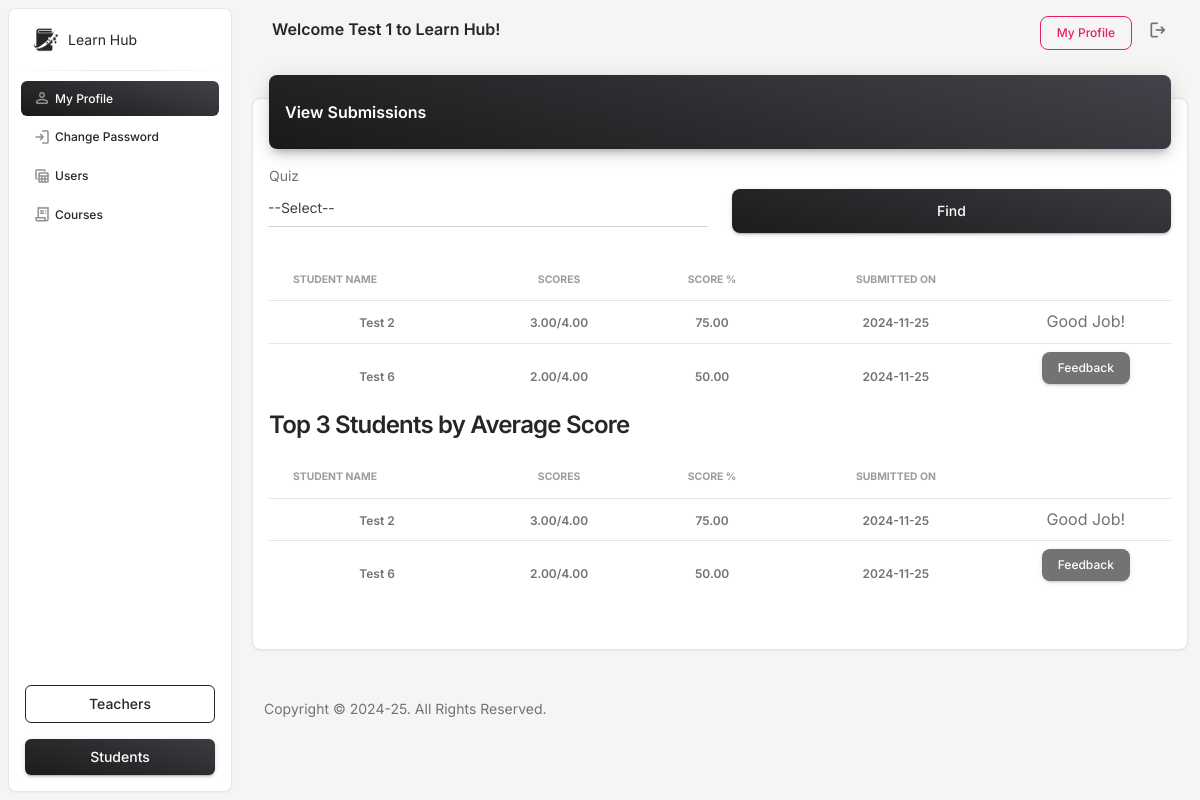
/view_result.php?squiz=4 (signed in), run on the app's committed database.
### tables this page shows
CREATE TABLE `results` (
  `Result_ID` int(11) NOT NULL,
  `User_ID` int(11) DEFAULT NULL,
  `Submission_ID` int(11) DEFAULT NULL,
  `Score_Percentage` decimal(5,2) DEFAULT NULL,
  `Date` date DEFAULT NULL
);

CREATE TABLE `users` (
  `User_ID` int(11) NOT NULL,
  `Name` varchar(100) NOT NULL,
  `Email` varchar(100) NOT NULL,
  `Password` varchar(100) NOT NULL,
  `Role` enum('student','teacher','admin') NOT NULL,
  `PhoneNo` varchar(15) DEFAULT NULL,
  `Address` varchar(100) DEFAULT NULL,
  `Picture` varchar(100) DEFAULT NULL,
  `Major` varchar(100) DEFAULT NULL,
  `Status` enum('Active','Inactive') DEFAULT 'Active'
);

CREATE TABLE `submissions` (
  `Submission_ID` int(11) NOT NULL,
  `User_ID` int(11) DEFAULT NULL,
  `Quiz_ID` int(11) DEFAULT NULL,
  `SubmissionDate` date DEFAULT NULL,
  `ScoreCounter` decimal(5,2) DEFAULT NULL,
  `TotalCounter` decimal(19,2) NOT NULL
);

CREATE TABLE `submissiondetails` (
  `Detail_ID` int(11) NOT NULL,
  `Comment` text DEFAULT NULL,
  `Submission_ID` int(11) DEFAULT NULL
);

### view_result.php (the view, shortened to what this page needs)
<?php
include("includes/config.php");
?>
<!DOCTYPE html>
<html lang="en">
<head>
<link href="assets/css/nucleo-icons.css" rel="stylesheet" />
<link href="assets/css/nucleo-svg.css" rel="stylesheet" />
<link id="pagestyle" href="assets/css/material-dashboard.css?v=3.2.0" rel="stylesheet" />
</head>
<body class="g-sidenav-show  bg-gray-100">
<?php
include('includes/sidebar.php');
?>
<main class="main-content position-relative max-height-vh-100 h-100 border-radius-lg ">
  <?php
include('includes/header.php');
?>
  <div class="container-fluid py-2">
    <div class="row">
      <div class="col-12">
        <div class="card my-4">
          <div class="card-header p-0 position-relative mt-n4 mx-3 z-index-2">
            <div class="bg-gradient-dark shadow-dark border-radius-lg pt-4 pb-3">
              <div class="row">
                <div class="col-6">
                  <h6 class="text-white text-capitalize ps-3">View Submissions</h6>
                </div>
                <div class="col-6"> </div>
              </div>
            </div>
          </div>
          <div class="card card-plain px-0 pb-2">
            <div class="card-body">
              <form role="form" action="view_result.php" method="get">
                <div class="row">
                  <div class=" col-md-6">
                    <div class="input-group input-group-static mb-3">
                      <label for="exampleFormControlSelect1" class="ms-0">Quiz</label>
                      <select class="form-control" name="squiz">
                        <option value="">--Select--</option>
                      </select>
                    </div>
                  </div>
                  <div class=" col-md-6">
                    <div class="text-center">
                      <button type="submit" value="submit" class="btn btn-lg bg-gradient-dark btn-lg w-100 mt-4 mb-0">Find</button>
                    </div>
                  </div>
                </div>
              </form>
			  <?php
			  if(!empty($_GET['squiz']))
			  {
			  ?>
              <div class="table-responsive p-0 mt-3">
                <table class="table align-items-center mb-0">
                  <thead>
                    <tr>
                      <th class="text-uppercase text-secondary text-xxs font-weight-bolder opacity-7">Student Name</th>
                      <th class="text-center text-uppercase text-secondary text-xxs font-weight-bolder opacity-7">Scores</th>
                      <th class="text-center text-uppercase text-secondary text-xxs font-weight-bolder opacity-7">Score %</th>
                      <th class="text-center text-uppercase text-secondary text-xxs font-weight-bolder opacity-7">Submitted On</th>
                      <th class="text-secondary opacity-7"></th>
                    </tr>
                  </thead>
                  <tbody>
                    <?php
				$query = mysqli_query($d,"SELECT
											Sub.Submission_ID,
											Sub.User_ID AS Student_ID,
											Sub.Quiz_ID,
											Sub.SubmissionDate,
											Sub.ScoreCounter,
											Sub.TotalCounter,
											Res.Result_ID,
											Res.Score_Percentage,
											Res.Date AS ResultDate,
											Usr.name as Student_Name
										FROM
											submissions Sub,
											results Res,
											users Usr
										WHERE
											Sub.Quiz_ID = '".$_GET['squiz']."'
											AND Sub.User_ID = Usr.User_ID
											AND Sub.Submission_ID = Res.Submission_ID
										");
				while($row = mysqli_fetch_array($query))
				{
				?>
                    <tr>
                      <td class="align-middle text-center"><span class="text-secondary text-xs font-weight-bold"><?php echo $row['Student_Name'];?></span> </td>
                      <td class="align-middle text-center"><span class="text-secondary text-xs font-weight-bold"><?php echo $row['ScoreCounter'].'/'.$row['TotalCounter'];?></span> </td>
                      <td class="align-middle text-center"><span class="text-secondary text-xs font-weight-bold"><?php echo $row['Score_Percentage'];?></span> </td>
                      <td class="align-middle text-center"><span class="text-secondary text-xs font-weight-bold"><?php echo $row['SubmissionDate'];?></span> </td>
                      <td class="align-middle text-center">
					  <?php
					  $qrydetails = mysqli_query($d,"select * from submissiondetails where Submission_ID='".$row['Submission_ID']."' ");
					  if(mysqli_num_rows($qrydetails)>0)
					  {
					  $rowdetails = mysqli_fetch_array($qrydetails);
					  echo $rowdetails['Comment'];
					  }
					  else
					  {
					  ?>
					  <a data-sub-id="<?php echo $row['Submission_ID'];?>" href="javascript:;" class="btn btn-sm btn-secondary open-feedback">Feedback</a>
					  <?php
					  }
					  ?>
					  </td>
                    </tr>
                    <?php
				  }
				  ?>
                  </tbody>
                </table>
              </div>
			  <h4>Top 3 Students by Average Score</h4>
			  <div class="table-responsive p-0 mt-3">
                <table class="table align-items-center mb-0">
                  <thead>
                    <tr>
                      <th class="text-uppercase text-secondary text-xxs font-weight-bolder opacity-7">Student Name</th>
                      <th class="text-center text-uppercase text-secondary text-xxs font-weight-bolder opacity-7">Scores</th>
                      <th class="text-center text-uppercase text-secondary text-xxs font-weight-bolder opacity-7">Score %</th>
                      <th class="text-center text-uppercase text-secondary text-xxs font-weight-bolder opacity-7">Submitted On</th>
                      <th class="text-secondary opacity-7"></th>
                    </tr>
                  </thead>
                  <tbody>
                    <?php
				$query = mysqli_query($d,"SELECT
											Sub.Submission_ID,
											Sub.User_ID AS Student_ID,
											Sub.Quiz_ID,
											Sub.SubmissionDate,
											Sub.ScoreCounter,
											Sub.TotalCounter,
											Res.Result_ID,
											Res.Score_Percentage,
											Res.Date AS ResultDate,
											Usr.name as Student_Name
										FROM
											submissions Sub,
											results Res,
											users Usr
										WHERE
											Sub.Quiz_ID = '".$_GET['squiz']."'
											AND Sub.User_ID = Usr.User_ID
											AND Sub.Submission_ID = Res.Submission_ID
										");
				while($row = mysqli_fetch_array($query))
				{
				?>
                    <tr>
                      <td class="align-middle text-center"><span class="text-secondary text-xs font-weight-bold"><?php echo $row['Student_Name'];?></span> </td>
                      <td class="align-middle text-center"><span class="text-secondary text-xs font-weight-bold"><?php echo $row['ScoreCounter'].'/'.$row['TotalCounter'];?></span> </td>
                      <td class="align-middle text-center"><span class="text-secondary text-xs font-weight-bold"><?php echo $row['Score_Percentage'];?></span> </td>
                      <td class="align-middle text-center"><span class="text-secondary text-xs font-weight-bold"><?php echo $row['SubmissionDate'];?></span> </td>
                      <td class="align-middle text-center">
					  <?php
					  $qrydetails = mysqli_query($d,"select * from submissiondetails where Submission_ID='".$row['Submission_ID']."' ");
					  if(mysqli_num_rows($qrydetails)>0)
					  {
					  $rowdetails = mysqli_fetch_array($qrydetails);
					  echo $rowdetails['Comment'];
					  }
					  else
					  {
					  ?>
					  <a data-sub-id="<?php echo $row['Submission_ID'];?>" href="javascript:;" class="btn btn-sm btn-secondary open-feedback">Feedback</a>
					  <?php
					  }
					  ?>
					  </td>
                    </tr>
                    <?php
				  }
				  ?>
                  </tbody>
                </table>
              </div>
			  <?php
			  }
			  ?>
            </div>
          </div>
        </div>
      </div>
    </div>
    <?php
include('includes/footer.php');
?>
  </div>
</main>
</body>
</html>

### includes/header.php (style rules this page uses)
.card { min-height: 500px; }

### data on the page
results: User_ID.Name "Test 2", Submission_ID.ScoreCounter "3.00", Submission_ID.TotalCounter "4.00", Score_Percentage "75.00", Submission_ID.SubmissionDate "2024-11-25", submissiondetails.Comment "Good Job!"
results: User_ID.Name "Test 6", Submission_ID.ScoreCounter "2.00", Submission_ID.TotalCounter "4.00", Score_Percentage "50.00", Submission_ID.SubmissionDate "2024-11-25"

### other printed values
$_SESSION['sname'] "Test 1"
